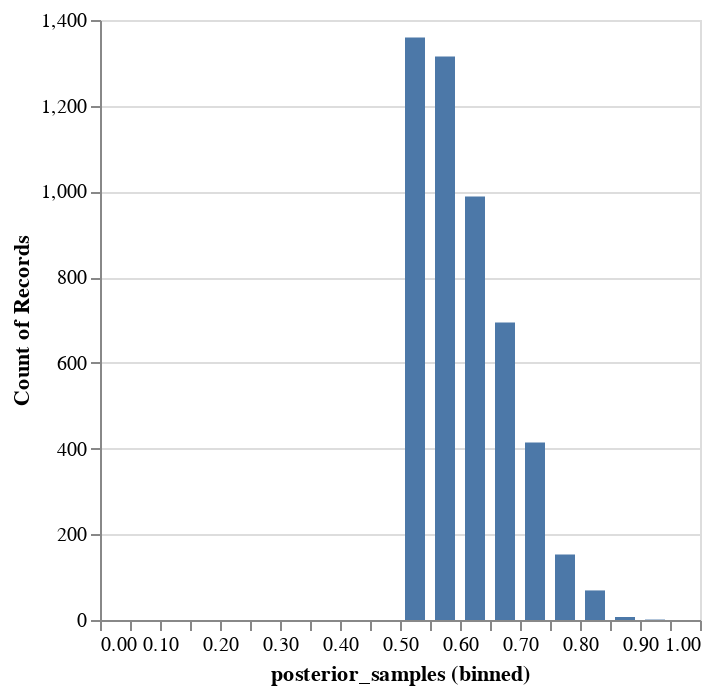

Write notebook code for a chart like this one.
### Code cell
samples_df = pd.DataFrame({"posterior_samples": samples[:5000]})
alt.Chart(samples_df).mark_bar(size=10).encode(
    x=alt.X("posterior_samples", bin=alt.BinParams(step=0.05, extent=[0, 1])),
    y="count()",
)

### Figure 1 — Vega-Lite specification as saved in the notebook (floating-point values rounded to 4 significant figures; data arrays with more than 128 entries replaced by an {"elided": "..."} marker saying what was removed)
{"$schema": "https://vega.github.io/schema/vega-lite/v5.20.1.json", "config": {"view": {"continuousHeight": 300, "continuousWidth": 300}}, "data": {"name": "data-ca47d1fe49a9107a1c3fa3de9a2b3104"}, "datasets": {"data-ca47d1fe49a9107a1c3fa3de9a2b3104": {"elided": "5000 records"}}, "encoding": {"x": {"bin": {"extent": [0, 1], "step": 0.05}, "field": "posterior_samples", "type": "quantitative"}, "y": {"aggregate": "count", "type": "quantitative"}}, "mark": {"size": 10, "type": "bar"}}
